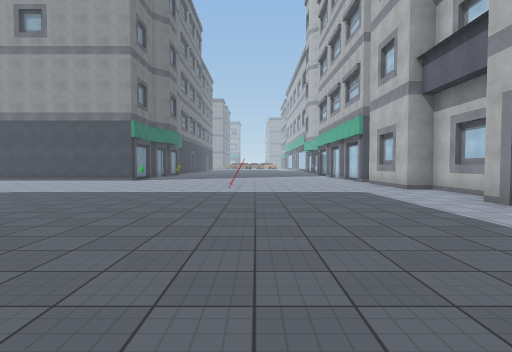
View 1 (above)

24 first-person views from a walk through a scene from a Unity 3-D project. The camera is 1.4 m above the floor, tilts 2° down and sees 80° across. The floor is counted in squares, 2 m on a side. Each view is taken from the middle of a square. On the plan, view 1 faces up. The plan holds only what a view shows up to about 10 squares ahead; the rest is blank. The place goes on beyond the plan. The player is left out. Some animated figures are left out. Some surface patterns are stand-ins.

View 2
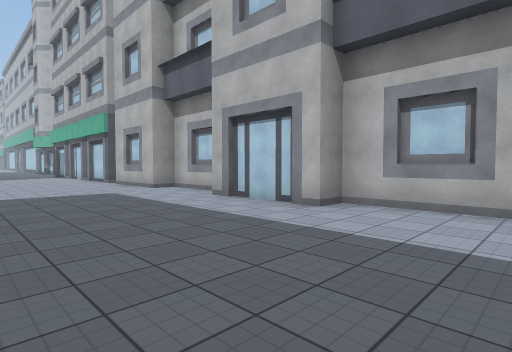

View 3
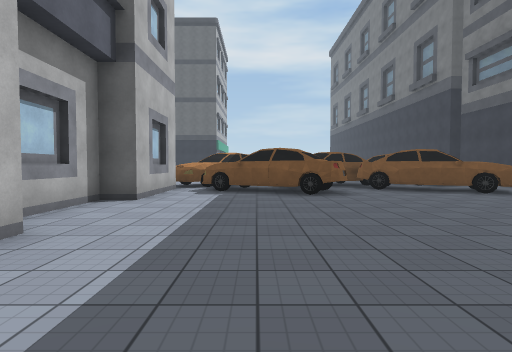

View 4
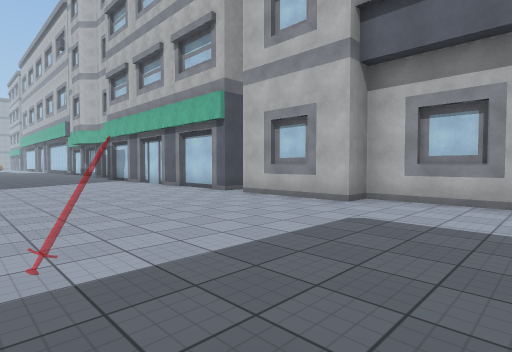

View 5
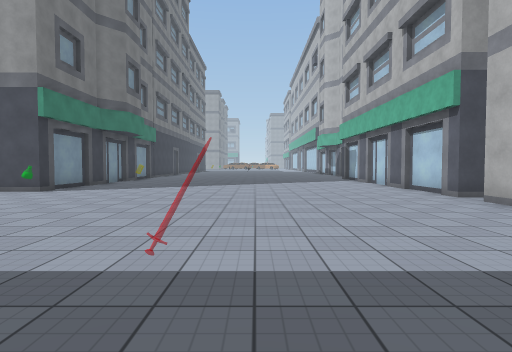

View 6
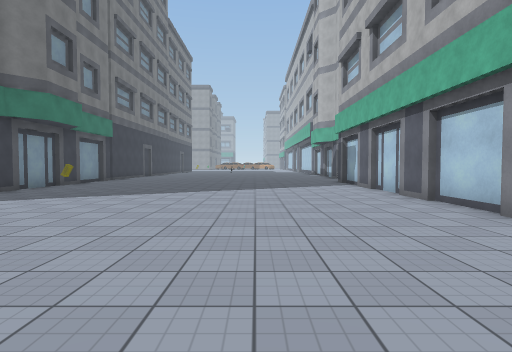

View 7
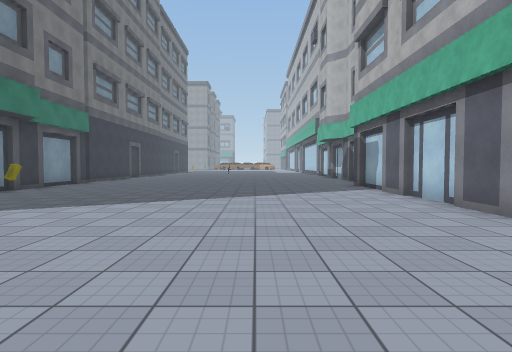

View 8
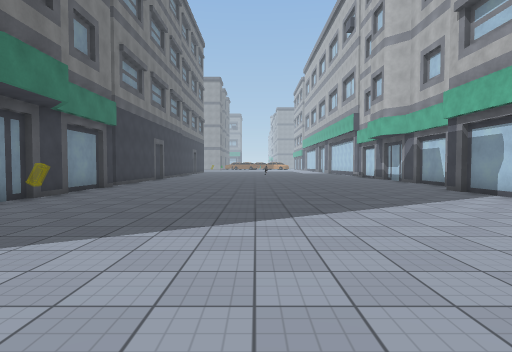

View 9
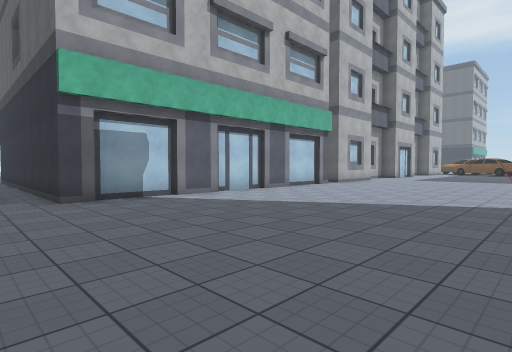

View 10
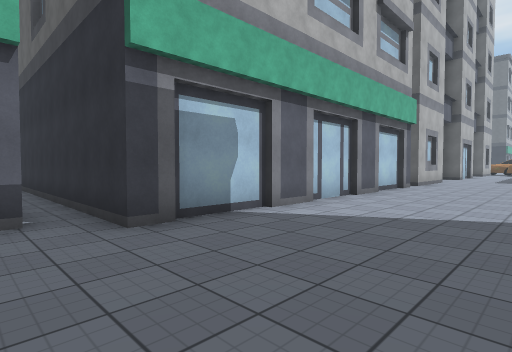

View 11
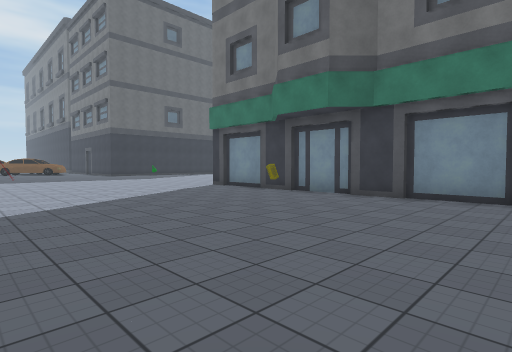

View 12
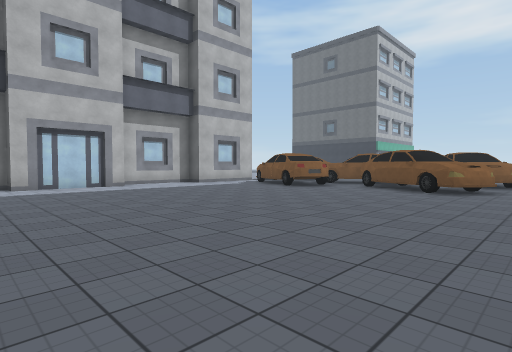

View 13
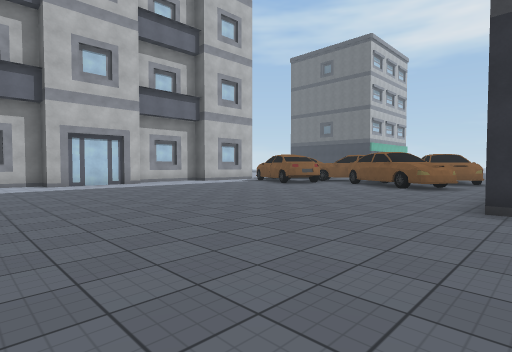

View 14
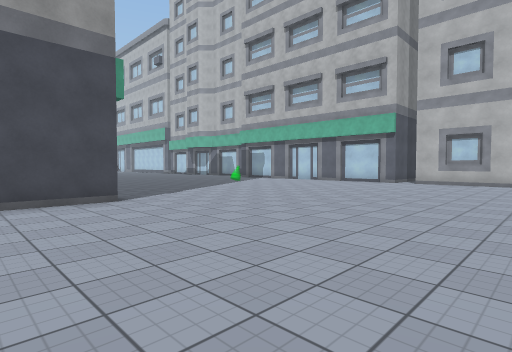

View 15
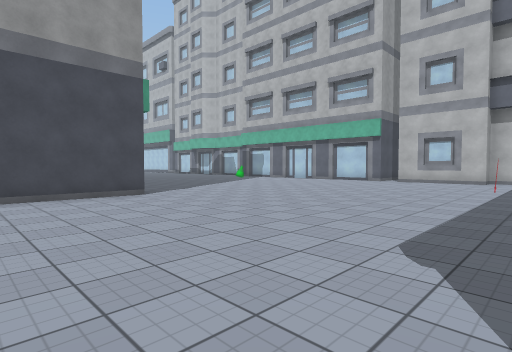

View 16
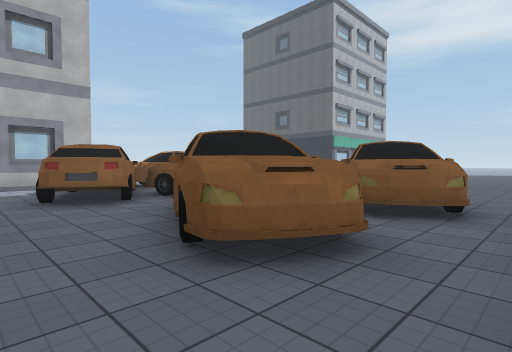

View 17
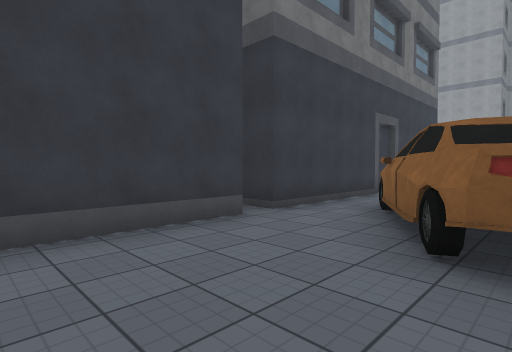

View 18
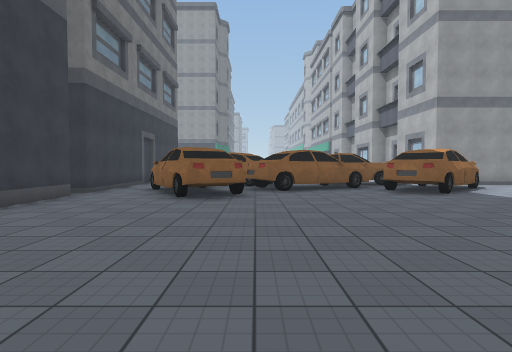

View 19
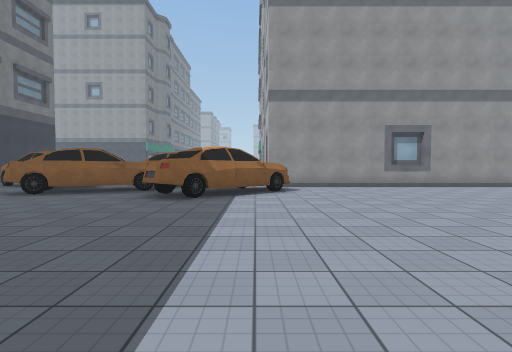

View 20
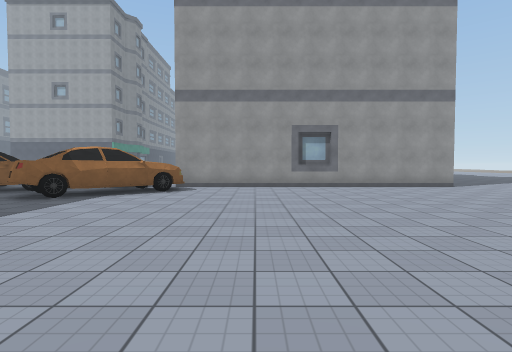

View 21
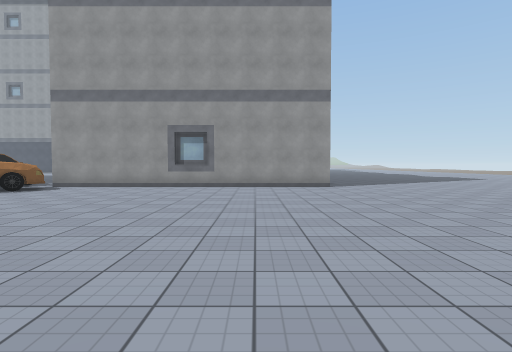

View 22
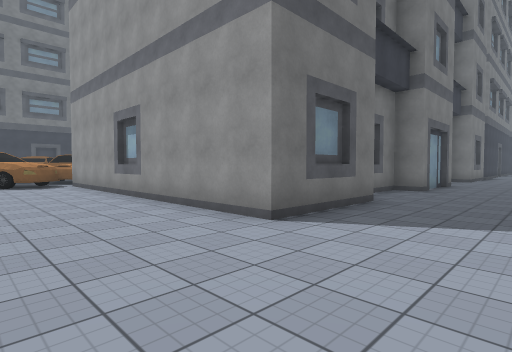

View 23
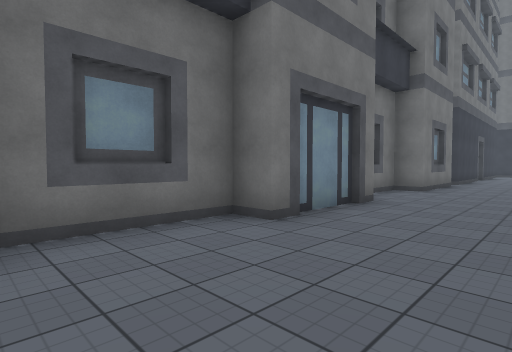

View 24
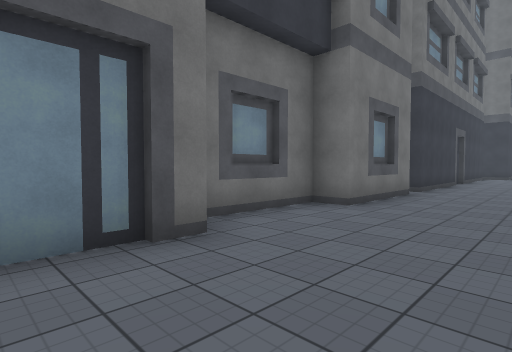

### Floor plan
Key: @ floor where view 1 was taken; # wall or solid block; . floor; ^ raised ledge; B building.
Columns run from 9 left of view 1 to 16 right of it. Each row starts with its distance up from view 1.
 23    B..........B
 22    #.............
 21    #..........#
 20    #..........#
 19    #..........#
 18    # .........#
 17    #..........#
 16    #..........#       #..
 15    #..........#       #..
 14  ###..........#       #..
 13  .............#       B..
 12 ..... ........#       #..
 11 ..............#       #..
 10 ..............#       #..
  9 ..............##     ##...
  8 ......... .....#     #....
  7 ...............#     #....
  6   ............##     ##...
  5   ............#       #...
  4   ............#       #...
  3   ............##     ##...
  2    ............#     #....
  1    ............#     #....
  0    ......@....##     ##...
 -1    B..........#       #...
 -2    B^##..###^.#       #...
 -3    ..#######^.#########...
 -4    .## ########...........
 -5    .^#########............
 -6   #..###...##.............
 -7   #..###..................
 -8   #......................
 -9   #......................
-10   #.....................
-11     ...................
-12     ......  ...... ...
-13       ...    .  .   .
-14        .

Where each view was taken, in squares from view 1:
view 1: 0 up, 0 right, facing up
view 2: 0 up, 0 right, facing up-right
view 3: 6 up, 2 right, facing down
view 4: 6 up, 1 left, facing up-right
view 5: 6 up, 0 right, facing up
view 6: 9 up, 1 right, facing up
view 7: 11 up, 1 right, facing up
view 8: 13 up, 1 left, facing up
view 9: 23 up, 2 left, facing down-right
view 10: 23 up, 1 right, facing down-right
view 11: 23 up, 1 right, facing down-left
view 12: 7 up, 6 left, facing down-right
view 13: 8 up, 7 left, facing down-right
view 14: 8 up, 8 left, facing up-right
view 15: 7 up, 9 left, facing up-right
view 16: 0 up, 6 left, facing down-right
view 17: 10 down, 3 left, facing up-left
view 18: 14 down, 2 left, facing up
view 19: 13 down, 4 right, facing up
view 20: 13 down, 7 right, facing up
view 21: 13 down, 11 right, facing up
view 22: 6 down, 16 right, facing up-left
view 23: 0 up, 16 right, facing up-left
view 24: 4 up, 16 right, facing up-left
